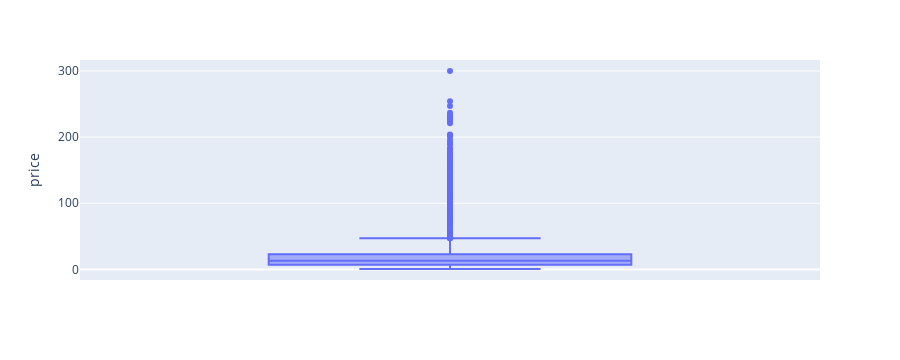

The code cell stored with this chart in its notebook:
### Markdown cell above
<p style="color:blue;font-family:ComicSansMS; font-size: 25px;"> Recherche des outliers dans "price" </p>

### Code cell
# Boxplot avec plotly express
fig = px.box(df_products, y= "price")
fig.show()

### Figure 1 — Plotly figure (JSON) as saved in the notebook; plotly's stock layout.template omitted (floating-point values rounded to 4 significant figures; data arrays with more than 128 entries replaced by an {"elided": "..."} marker saying what was removed)
{"data": [{"alignmentgroup": "True", "hovertemplate": "price=%{y}<extra></extra>", "legendgroup": "", "marker": {"color": "#636efa"}, "name": "", "notched": false, "offsetgroup": "", "orientation": "v", "showlegend": false, "type": "box", "x0": " ", "xaxis": "x", "y": {"elided": "3286 float values"}, "y0": " ", "yaxis": "y"}], "layout": {"boxmode": "group", "height": 360, "legend": {"tracegroupgap": 0}, "margin": {"t": 60}, "xaxis": {"anchor": "y", "autorange": true, "domain": [0, 1], "range": [-0.5, 0.5], "type": "category"}, "yaxis": {"anchor": "x", "autorange": true, "domain": [0, 1], "range": [-16.01, 316.6], "title": {"text": "price"}, "type": "linear"}}}
